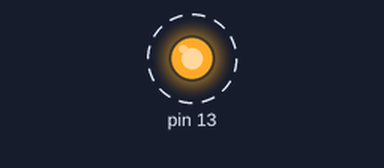
Simulated run of this sketch. Board: Arduino Uno, built with avr-gcc and run on an emulated ATmega328P. Parts: output pins drawn as LEDs (lit = HIGH). Dashed ring = blinking.

Above: at 0.5 s.
Timing chart, 0 to 4.6 s (numbered marks = the images above):
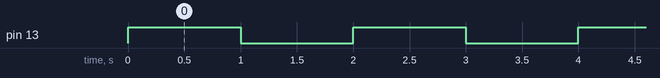

Measured:
- by itself, pin 13: alternates HIGH for 1.0 s and LOW for 1.0 s

The sketch:

pragma.ino
```cpp
int aaaa = 1;

  	#pragma message ("toto est avec nous !")
	#pragma message ( aaaa )
	#pragma message time: __TIME__.
  	#pragma message ("tata est avec nous !")

// the setup function runs once when you press reset or power the board
void setup() {
  // initialize digital pin 13 as an output.
  pinMode(13, OUTPUT);
}

// the loop function runs over and over again forever
void loop() {
  digitalWrite(13, aaaa);   // turn the LED on (HIGH is the voltage level)
  delay(1000);              // wait for a second
  digitalWrite(13, LOW);    // turn the LED off by making the voltage LOW
  delay(1000);              // wait for a second
}
```
